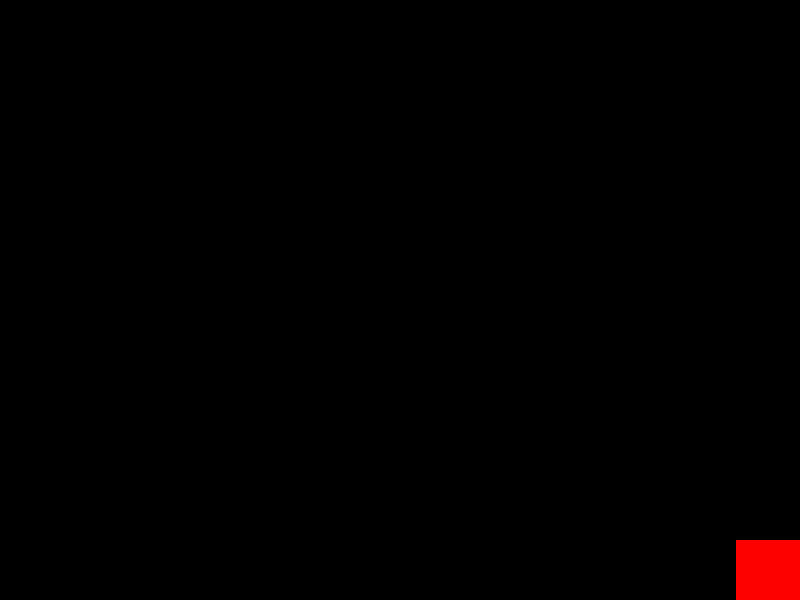

The image is a tile-based game level rendered from a .tmx file. Its description and source (layers, tilesets, objects; grid data summarised) follow:
An orthogonal 25x20 tile map with 32x30 px tiles, 6 tile layers (Kachelebene 6, Kachelebene 5, Kachelebene 4, Kachelebene 3, ...).

<map version="1.0" orientation="orthogonal" width="25" height="20" tilewidth="32" tileheight="30">
 <tileset firstgid="1" name="Tiles" tilewidth="32" tileheight="30">
  <image source="wall.png" width="32" height="90" />
  <tile id="0">
   <properties>
    <property name="blocked" value="true" />
    <property name="visible" value="false" />
   </properties>
  </tile>
 </tileset>
 <layer name="Kachelebene 6" width="25" height="20">
  <data>[500 cells, 21 non-empty, 1 distinct tile ids]</data>
 </layer>
 <layer name="Kachelebene 5" width="25" height="20">
  <data>[500 cells, 34 non-empty, 1 distinct tile ids]</data>
 </layer>
 <layer name="Kachelebene 4" width="25" height="20">
  <data>[500 cells, 22 non-empty, 1 distinct tile ids]</data>
 </layer>
 <layer name="Kachelebene 3" width="25" height="20">
  <data>[500 cells, 21 non-empty, 1 distinct tile ids]</data>
 </layer>
 <layer name="Kachelebene 2" width="25" height="20">
  <data>[500 cells, 21 non-empty, 1 distinct tile ids]</data>
 </layer>
 <layer name="Kachelebene 1" width="25" height="20">
  <data>[500 cells, 500 non-empty, 2 distinct tile ids]</data>
 </layer>
</map>
